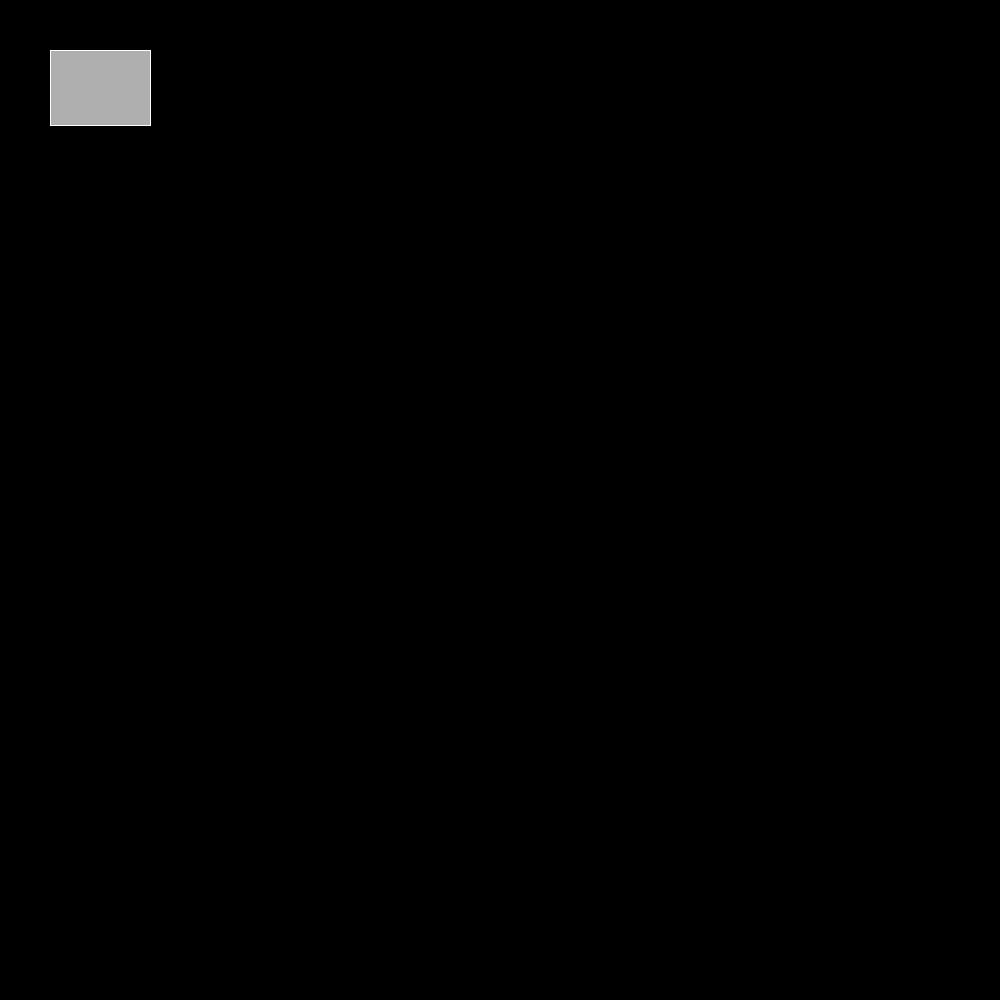
Frame 1 (no input)
Frame 60 (the mouse pressed at the canvas centre just before this capture): identical to frame 1, image omitted
Frame 120 (the mouse held since frame 60 and released just before this capture): identical to frame 1, image omitted

The Processing sketch that drew this single still picture (run headless with seeded random() and noise(); from frame 60 on, the mouse is pressed at the canvas centre):

// Processing sketch: day_8_5_2
// ── day_8_5_2.pde
boolean button= false;

int x = 50;
int y = 50;
int w = 100;
int h = 75;

void setup() {
  size(1000, 1000);
}
void draw() {
  if (button) {
    background(255, 255, 200);
    stroke(0);
  } else {
    background(0);
    stroke(255);
  }
  fill(175);
  rect(x, y, w, h);


}
void mousePressed() {
if (mouseX > x && mouseX < x+w && mouseY > y && mouseY < y+h) {
  button = !button;
}
}
